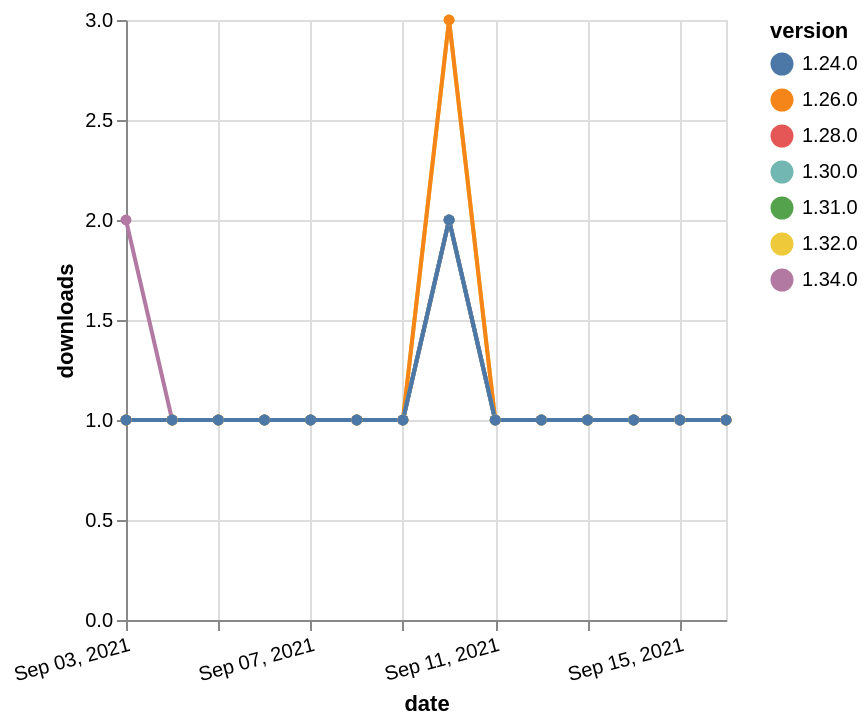

Specify this chart in Vega-Lite:
### Vega-Lite specification from a JSON file in a GitHub repository (floating-point values rounded to 4 significant figures)
{"$schema": "https://vega.github.io/schema/vega-lite/v5.json", "description": "A simple bar chart with embedded data.", "data": {"values": [{"date": "2021-09-03", "total": 134, "delta": 1, "version": "1.31.0"}, {"date": "2021-09-04", "total": 135, "delta": 1, "version": "1.31.0"}, {"date": "2021-09-05", "total": 136, "delta": 1, "version": "1.31.0"}, {"date": "2021-09-06", "total": 137, "delta": 1, "version": "1.31.0"}, {"date": "2021-09-07", "total": 138, "delta": 1, "version": "1.31.0"}, {"date": "2021-09-08", "total": 139, "delta": 1, "version": "1.31.0"}, {"date": "2021-09-09", "total": 140, "delta": 1, "version": "1.31.0"}, {"date": "2021-09-10", "total": 142, "delta": 2, "version": "1.31.0"}, {"date": "2021-09-11", "total": 143, "delta": 1, "version": "1.31.0"}, {"date": "2021-09-12", "total": 144, "delta": 1, "version": "1.31.0"}, {"date": "2021-09-13", "total": 145, "delta": 1, "version": "1.31.0"}, {"date": "2021-09-14", "total": 146, "delta": 1, "version": "1.31.0"}, {"date": "2021-09-15", "total": 147, "delta": 1, "version": "1.31.0"}, {"date": "2021-09-16", "total": 148, "delta": 1, "version": "1.31.0"}, {"date": "2021-09-03", "total": 114, "delta": 2, "version": "1.34.0"}, {"date": "2021-09-04", "total": 115, "delta": 1, "version": "1.34.0"}, {"date": "2021-09-05", "total": 116, "delta": 1, "version": "1.34.0"}, {"date": "2021-09-06", "total": 117, "delta": 1, "version": "1.34.0"}, {"date": "2021-09-07", "total": 118, "delta": 1, "version": "1.34.0"}, {"date": "2021-09-08", "total": 119, "delta": 1, "version": "1.34.0"}, {"date": "2021-09-09", "total": 120, "delta": 1, "version": "1.34.0"}, {"date": "2021-09-10", "total": 122, "delta": 2, "version": "1.34.0"}, {"date": "2021-09-11", "total": 123, "delta": 1, "version": "1.34.0"}, {"date": "2021-09-12", "total": 124, "delta": 1, "version": "1.34.0"}, {"date": "2021-09-13", "total": 125, "delta": 1, "version": "1.34.0"}, {"date": "2021-09-14", "total": 126, "delta": 1, "version": "1.34.0"}, {"date": "2021-09-15", "total": 127, "delta": 1, "version": "1.34.0"}, {"date": "2021-09-16", "total": 128, "delta": 1, "version": "1.34.0"}, {"date": "2021-09-03", "total": 161, "delta": 1, "version": "1.32.0"}, {"date": "2021-09-04", "total": 162, "delta": 1, "version": "1.32.0"}, {"date": "2021-09-05", "total": 163, "delta": 1, "version": "1.32.0"}, {"date": "2021-09-06", "total": 164, "delta": 1, "version": "1.32.0"}, {"date": "2021-09-07", "total": 165, "delta": 1, "version": "1.32.0"}, {"date": "2021-09-08", "total": 166, "delta": 1, "version": "1.32.0"}, {"date": "2021-09-09", "total": 167, "delta": 1, "version": "1.32.0"}, {"date": "2021-09-10", "total": 170, "delta": 3, "version": "1.32.0"}, {"date": "2021-09-11", "total": 171, "delta": 1, "version": "1.32.0"}, {"date": "2021-09-12", "total": 172, "delta": 1, "version": "1.32.0"}, {"date": "2021-09-13", "total": 173, "delta": 1, "version": "1.32.0"}, {"date": "2021-09-14", "total": 174, "delta": 1, "version": "1.32.0"}, {"date": "2021-09-15", "total": 175, "delta": 1, "version": "1.32.0"}, {"date": "2021-09-16", "total": 176, "delta": 1, "version": "1.32.0"}, {"date": "2021-09-03", "total": 168, "delta": 1, "version": "1.28.0"}, {"date": "2021-09-04", "total": 169, "delta": 1, "version": "1.28.0"}, {"date": "2021-09-05", "total": 170, "delta": 1, "version": "1.28.0"}, {"date": "2021-09-06", "total": 171, "delta": 1, "version": "1.28.0"}, {"date": "2021-09-07", "total": 172, "delta": 1, "version": "1.28.0"}, {"date": "2021-09-08", "total": 173, "delta": 1, "version": "1.28.0"}, {"date": "2021-09-09", "total": 174, "delta": 1, "version": "1.28.0"}, {"date": "2021-09-10", "total": 176, "delta": 2, "version": "1.28.0"}, {"date": "2021-09-11", "total": 177, "delta": 1, "version": "1.28.0"}, {"date": "2021-09-12", "total": 178, "delta": 1, "version": "1.28.0"}, {"date": "2021-09-13", "total": 179, "delta": 1, "version": "1.28.0"}, {"date": "2021-09-14", "total": 180, "delta": 1, "version": "1.28.0"}, {"date": "2021-09-15", "total": 181, "delta": 1, "version": "1.28.0"}, {"date": "2021-09-16", "total": 182, "delta": 1, "version": "1.28.0"}, {"date": "2021-09-03", "total": 289, "delta": 1, "version": "1.26.0"}, {"date": "2021-09-04", "total": 290, "delta": 1, "version": "1.26.0"}, {"date": "2021-09-05", "total": 291, "delta": 1, "version": "1.26.0"}, {"date": "2021-09-06", "total": 292, "delta": 1, "version": "1.26.0"}, {"date": "2021-09-07", "total": 293, "delta": 1, "version": "1.26.0"}, {"date": "2021-09-08", "total": 294, "delta": 1, "version": "1.26.0"}, {"date": "2021-09-09", "total": 295, "delta": 1, "version": "1.26.0"}, {"date": "2021-09-10", "total": 298, "delta": 3, "version": "1.26.0"}, {"date": "2021-09-11", "total": 299, "delta": 1, "version": "1.26.0"}, {"date": "2021-09-12", "total": 300, "delta": 1, "version": "1.26.0"}, {"date": "2021-09-13", "total": 301, "delta": 1, "version": "1.26.0"}, {"date": "2021-09-14", "total": 302, "delta": 1, "version": "1.26.0"}, {"date": "2021-09-15", "total": 303, "delta": 1, "version": "1.26.0"}, {"date": "2021-09-16", "total": 304, "delta": 1, "version": "1.26.0"}, {"date": "2021-09-03", "total": 145, "delta": 1, "version": "1.30.0"}, {"date": "2021-09-04", "total": 146, "delta": 1, "version": "1.30.0"}, {"date": "2021-09-05", "total": 147, "delta": 1, "version": "1.30.0"}, {"date": "2021-09-06", "total": 148, "delta": 1, "version": "1.30.0"}, {"date": "2021-09-07", "total": 149, "delta": 1, "version": "1.30.0"}, {"date": "2021-09-08", "total": 150, "delta": 1, "version": "1.30.0"}, {"date": "2021-09-09", "total": 151, "delta": 1, "version": "1.30.0"}, {"date": "2021-09-10", "total": 153, "delta": 2, "version": "1.30.0"}, {"date": "2021-09-11", "total": 154, "delta": 1, "version": "1.30.0"}, {"date": "2021-09-12", "total": 155, "delta": 1, "version": "1.30.0"}, {"date": "2021-09-13", "total": 156, "delta": 1, "version": "1.30.0"}, {"date": "2021-09-14", "total": 157, "delta": 1, "version": "1.30.0"}, {"date": "2021-09-15", "total": 158, "delta": 1, "version": "1.30.0"}, {"date": "2021-09-16", "total": 159, "delta": 1, "version": "1.30.0"}, {"date": "2021-09-03", "total": 210, "delta": 1, "version": "1.24.0"}, {"date": "2021-09-04", "total": 211, "delta": 1, "version": "1.24.0"}, {"date": "2021-09-05", "total": 212, "delta": 1, "version": "1.24.0"}, {"date": "2021-09-06", "total": 213, "delta": 1, "version": "1.24.0"}, {"date": "2021-09-07", "total": 214, "delta": 1, "version": "1.24.0"}, {"date": "2021-09-08", "total": 215, "delta": 1, "version": "1.24.0"}, {"date": "2021-09-09", "total": 216, "delta": 1, "version": "1.24.0"}, {"date": "2021-09-10", "total": 218, "delta": 2, "version": "1.24.0"}, {"date": "2021-09-11", "total": 219, "delta": 1, "version": "1.24.0"}, {"date": "2021-09-12", "total": 220, "delta": 1, "version": "1.24.0"}, {"date": "2021-09-13", "total": 221, "delta": 1, "version": "1.24.0"}, {"date": "2021-09-14", "total": 222, "delta": 1, "version": "1.24.0"}, {"date": "2021-09-15", "total": 223, "delta": 1, "version": "1.24.0"}, {"date": "2021-09-16", "total": 224, "delta": 1, "version": "1.24.0"}]}, "width": "container", "mark": {"type": "line", "point": {"filled": true}}, "encoding": {"x": {"field": "date", "type": "temporal", "timeUnit": "yearmonthdate", "title": "date", "axis": {"labelAngle": -15}}, "y": {"field": "delta", "type": "quantitative", "title": "downloads"}, "color": {"field": "version", "type": "nominal"}, "tooltip": {"field": "delta"}}}
